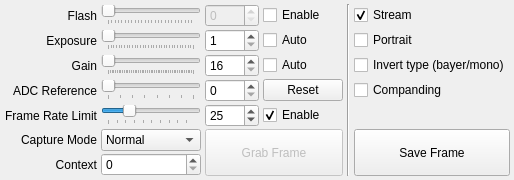
      <widget class="QWidget" name="settingsTab">
       <property name="enabled">
        <bool>true</bool>
       </property>
       <property name="sizePolicy">
        <sizepolicy hsizetype="Preferred" vsizetype="Preferred">
         <horstretch>0</horstretch>
         <verstretch>0</verstretch>
        </sizepolicy>
       </property>
       <property name="minimumSize">
        <size>
         <width>0</width>
         <height>0</height>
        </size>
       </property>
       <attribute name="title">
        <string>Settings</string>
       </attribute>
       <layout class="QGridLayout" name="gridLayout">
        <property name="sizeConstraint">
         <enum>QLayout::SetDefaultConstraint</enum>
        </property>
        <property name="leftMargin">
         <number>4</number>
        </property>
        <property name="topMargin">
         <number>4</number>
        </property>
        <property name="rightMargin">
         <number>4</number>
        </property>
        <property name="bottomMargin">
         <number>4</number>
        </property>
        <property name="horizontalSpacing">
         <number>4</number>
        </property>
        <property name="verticalSpacing">
         <number>2</number>
        </property>
        <item row="6" column="1">
         <widget class="QSpinBox" name="contextSpin">
          <property name="maximum">
           <number>1</number>
          </property>
         </widget>
        </item>
        <item row="3" column="2">
         <widget class="QSpinBox" name="adcSpin">
          <property name="maximum">
           <number>7</number>
          </property>
         </widget>
        </item>
        <item row="2" column="1">
         <widget class="QSlider" name="gainSlider">
          <property name="minimum">
           <number>16</number>
          </property>
          <property name="maximum">
           <number>64</number>
          </property>
          <property name="pageStep">
           <number>8</number>
          </property>
          <property name="orientation">
           <enum>Qt::Horizontal</enum>
          </property>
          <property name="tickPosition">
           <enum>QSlider::TicksBelow</enum>
          </property>
          <property name="tickInterval">
           <number>1</number>
          </property>
         </widget>
        </item>
        <item row="1" column="1">
         <widget class="QSlider" name="exposureSlider">
          <property name="minimum">
           <number>1</number>
          </property>
          <property name="maximum">
           <number>1024</number>
          </property>
          <property name="singleStep">
           <number>8</number>
          </property>
          <property name="pageStep">
           <number>32</number>
          </property>
          <property name="orientation">
           <enum>Qt::Horizontal</enum>
          </property>
          <property name="tickPosition">
           <enum>QSlider::TicksBelow</enum>
          </property>
          <property name="tickInterval">
           <number>32</number>
          </property>
         </widget>
        </item>
        <item row="3" column="0">
         <widget class="QLabel" name="adcLabel">
          <property name="sizePolicy">
           <sizepolicy hsizetype="Preferred" vsizetype="Preferred">
            <horstretch>0</horstretch>
            <verstretch>0</verstretch>
           </sizepolicy>
          </property>
          <property name="text">
           <string>ADC Reference</string>
          </property>
          <property name="alignment">
           <set>Qt::AlignRight|Qt::AlignTrailing|Qt::AlignVCenter</set>
          </property>
         </widget>
        </item>
        <item row="2" column="5">
         <widget class="QCheckBox" name="invertCheck">
          <property name="text">
           <string>Invert type (bayer/mono)</string>
          </property>
         </widget>
        </item>
        <item row="0" column="0">
         <widget class="QLabel" name="flashLabel">
          <property name="sizePolicy">
           <sizepolicy hsizetype="Preferred" vsizetype="Preferred">
            <horstretch>0</horstretch>
            <verstretch>0</verstretch>
           </sizepolicy>
          </property>
          <property name="text">
           <string>Flash</string>
          </property>
          <property name="alignment">
           <set>Qt::AlignRight|Qt::AlignTrailing|Qt::AlignVCenter</set>
          </property>
         </widget>
        </item>
        <item row="2" column="0">
         <widget class="QLabel" name="gainLabel">
          <property name="sizePolicy">
           <sizepolicy hsizetype="Preferred" vsizetype="Preferred">
            <horstretch>0</horstretch>
            <verstretch>0</verstretch>
           </sizepolicy>
          </property>
          <property name="text">
           <string>Gain</string>
          </property>
          <property name="alignment">
           <set>Qt::AlignRight|Qt::AlignTrailing|Qt::AlignVCenter</set>
          </property>
         </widget>
        </item>
        <item row="5" column="2" rowspan="2" colspan="2">
         <widget class="QPushButton" name="grabFrame">
          <property name="enabled">
           <bool>false</bool>
          </property>
          <property name="sizePolicy">
           <sizepolicy hsizetype="Minimum" vsizetype="Minimum">
            <horstretch>0</horstretch>
            <verstretch>0</verstretch>
           </sizepolicy>
          </property>
          <property name="text">
           <string>Grab Frame</string>
          </property>
         </widget>
        </item>
        <item row="1" column="5">
         <widget class="QCheckBox" name="portraitCheck">
          <property name="text">
           <string>Portrait</string>
          </property>
         </widget>
        </item>
        <item row="0" column="4" rowspan="7">
         <widget class="Line" name="line_3">
          <property name="orientation">
           <enum>Qt::Vertical</enum>
          </property>
         </widget>
        </item>
        <item row="4" column="2">
         <widget class="QSpinBox" name="framerateSpin">
          <property name="minimum">
           <number>1</number>
          </property>
          <property name="value">
           <number>25</number>
          </property>
         </widget>
        </item>
        <item row="4" column="1">
         <widget class="QSlider" name="framerateSlider">
          <property name="minimum">
           <number>1</number>
          </property>
          <property name="value">
           <number>25</number>
          </property>
          <property name="orientation">
           <enum>Qt::Horizontal</enum>
          </property>
          <property name="invertedAppearance">
           <bool>false</bool>
          </property>
          <property name="invertedControls">
           <bool>false</bool>
          </property>
          <property name="tickPosition">
           <enum>QSlider::TicksBelow</enum>
          </property>
         </widget>
        </item>
        <item row="1" column="2">
         <widget class="QSpinBox" name="exposureSpin">
          <property name="minimum">
           <number>1</number>
          </property>
          <property name="maximum">
           <number>1024</number>
          </property>
         </widget>
        </item>
        <item row="5" column="5" rowspan="2">
         <widget class="QPushButton" name="saveFrame">
          <property name="sizePolicy">
           <sizepolicy hsizetype="Minimum" vsizetype="Minimum">
            <horstretch>0</horstretch>
            <verstretch>0</verstretch>
           </sizepolicy>
          </property>
          <property name="text">
           <string>Save Frame</string>
          </property>
         </widget>
        </item>
        <item row="1" column="0">
         <widget class="QLabel" name="exposureLabel">
          <property name="sizePolicy">
           <sizepolicy hsizetype="Preferred" vsizetype="Preferred">
            <horstretch>0</horstretch>
            <verstretch>0</verstretch>
           </sizepolicy>
          </property>
          <property name="text">
           <string>Exposure</string>
          </property>
          <property name="alignment">
           <set>Qt::AlignRight|Qt::AlignTrailing|Qt::AlignVCenter</set>
          </property>
         </widget>
        </item>
        <item row="0" column="1">
         <widget class="QSlider" name="flashSlider">
          <property name="enabled">
           <bool>false</bool>
          </property>
          <property name="sizePolicy">
           <sizepolicy hsizetype="Expanding" vsizetype="Fixed">
            <horstretch>1</horstretch>
            <verstretch>0</verstretch>
           </sizepolicy>
          </property>
          <property name="maximum">
           <number>255</number>
          </property>
          <property name="pageStep">
           <number>10</number>
          </property>
          <property name="tracking">
           <bool>true</bool>
          </property>
          <property name="orientation">
           <enum>Qt::Horizontal</enum>
          </property>
          <property name="tickPosition">
           <enum>QSlider::TicksBelow</enum>
          </property>
          <property name="tickInterval">
           <number>10</number>
          </property>
         </widget>
        </item>
        <item row="4" column="0">
         <widget class="QLabel" name="framerateLabel">
          <property name="sizePolicy">
           <sizepolicy hsizetype="Preferred" vsizetype="Preferred">
            <horstretch>0</horstretch>
            <verstretch>0</verstretch>
           </sizepolicy>
          </property>
          <property name="text">
           <string>Frame Rate Limit</string>
          </property>
          <property name="alignment">
           <set>Qt::AlignRight|Qt::AlignTrailing|Qt::AlignVCenter</set>
          </property>
         </widget>
        </item>
        <item row="1" column="3">
         <widget class="QCheckBox" name="exposureCheck">
          <property name="text">
           <string>Auto</string>
          </property>
         </widget>
        </item>
        <item row="0" column="3">
         <widget class="QCheckBox" name="flashCheck">
          <property name="text">
           <string>Enable</string>
          </property>
         </widget>
        </item>
        <item row="6" column="0">
         <widget class="QLabel" name="contextLabel">
          <property name="sizePolicy">
           <sizepolicy hsizetype="Preferred" vsizetype="Preferred">
            <horstretch>0</horstretch>
            <verstretch>0</verstretch>
           </sizepolicy>
          </property>
          <property name="text">
           <string>Context</string>
          </property>
          <property name="alignment">
           <set>Qt::AlignRight|Qt::AlignTrailing|Qt::AlignVCenter</set>
          </property>
         </widget>
        </item>
        <item row="3" column="5">
         <widget class="QCheckBox" name="compandingCheck">
          <property name="text">
           <string>Companding</string>
          </property>
         </widget>
        </item>
        <item row="3" column="3">
         <widget class="QPushButton" name="adcReset">
          <property name="text">
           <string>Reset</string>
          </property>
         </widget>
        </item>
        <item row="5" column="0">
         <widget class="QLabel" name="modeLabel">
          <property name="sizePolicy">
           <sizepolicy hsizetype="Preferred" vsizetype="Preferred">
            <horstretch>0</horstretch>
            <verstretch>0</verstretch>
           </sizepolicy>
          </property>
          <property name="text">
           <string>Capture Mode</string>
          </property>
          <property name="alignment">
           <set>Qt::AlignRight|Qt::AlignTrailing|Qt::AlignVCenter</set>
          </property>
         </widget>
        </item>
        <item row="0" column="2">
         <widget class="QSpinBox" name="flashSpin">
          <property name="enabled">
           <bool>false</bool>
          </property>
          <property name="maximum">
           <number>255</number>
          </property>
         </widget>
        </item>
        <item row="2" column="3">
         <widget class="QCheckBox" name="gainCheck">
          <property name="text">
           <string>Auto</string>
          </property>
         </widget>
        </item>
        <item row="2" column="2">
         <widget class="QSpinBox" name="gainSpin">
          <property name="suffix">
           <string/>
          </property>
          <property name="minimum">
           <number>16</number>
          </property>
          <property name="maximum">
           <number>64</number>
          </property>
         </widget>
        </item>
        <item row="0" column="5">
         <widget class="QCheckBox" name="streamCheck">
          <property name="text">
           <string>Stream</string>
          </property>
          <property name="checked">
           <bool>true</bool>
          </property>
         </widget>
        </item>
        <item row="4" column="3">
         <widget class="QCheckBox" name="framerateCheck">
          <property name="text">
           <string>Enable</string>
          </property>
          <property name="checked">
           <bool>true</bool>
          </property>
         </widget>
        </item>
        <item row="5" column="1">
         <widget class="QComboBox" name="modeBox">
          <item>
           <property name="text">
            <string>Normal</string>
           </property>
          </item>
          <item>
           <property name="text">
            <string>Master</string>
           </property>
          </item>
          <item>
           <property name="text">
            <string>Slave Rising</string>
           </property>
          </item>
          <item>
           <property name="text">
            <string>Slave Falling</string>
           </property>
          </item>
         </widget>
        </item>
        <item row="3" column="1">
         <widget class="QSlider" name="adcSlider">
          <property name="maximum">
           <number>7</number>
          </property>
          <property name="orientation">
           <enum>Qt::Horizontal</enum>
          </property>
          <property name="invertedAppearance">
           <bool>false</bool>
          </property>
          <property name="invertedControls">
           <bool>false</bool>
          </property>
          <property name="tickPosition">
           <enum>QSlider::TicksBelow</enum>
          </property>
          <property name="tickInterval">
           <number>1</number>
          </property>
         </widget>
        </item>
        <item row="7" column="2">
         <spacer name="verticalSpacer_3">
          <property name="orientation">
           <enum>Qt::Vertical</enum>
          </property>
          <property name="sizeType">
           <enum>QSizePolicy::Minimum</enum>
          </property>
          <property name="sizeHint" stdset="0">
           <size>
            <width>20</width>
            <height>0</height>
           </size>
          </property>
         </spacer>
        </item>
       </layout>
      </widget>
